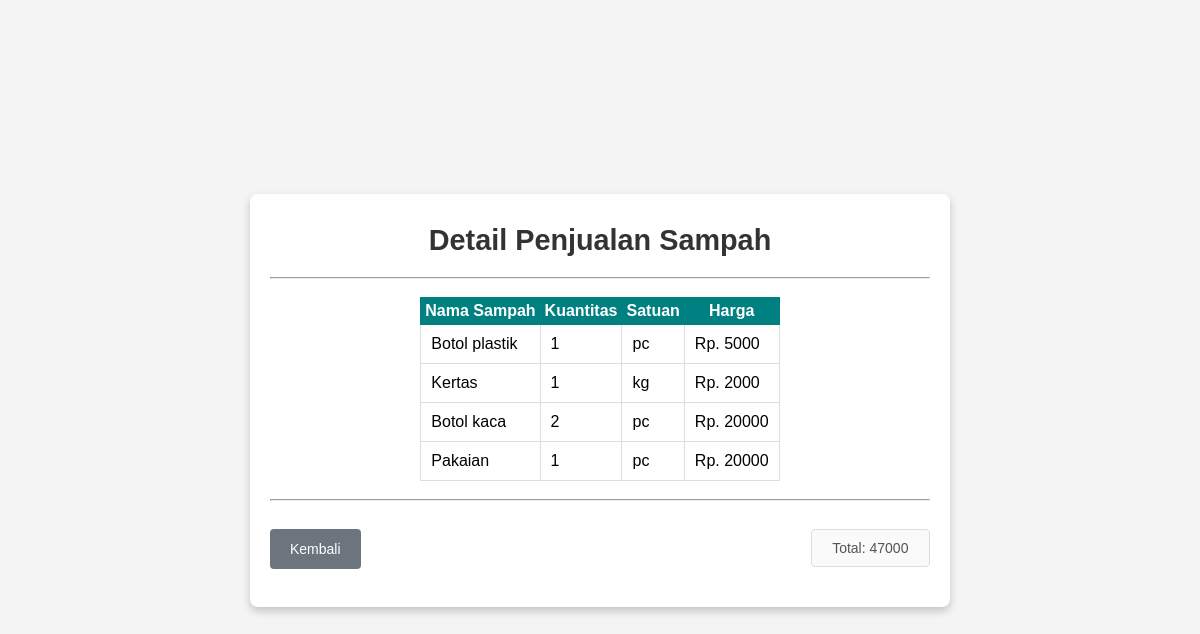
Screenshot of /penjualan_sampah_detail?id=1 (signed in) with the database file from the repository.
### tables this page shows
CREATE TABLE SetoranPusat_detail (id INTEGER PRIMARY KEY AUTOINCREMENT NOT NULL, id_setoran_pusat INTEGER REFERENCES SetoranPusat (id), id_sampah INTEGER REFERENCES Sampah (id), kuantitas INTEGER, harga INTEGER);

CREATE TABLE Sampah (id INTEGER PRIMARY KEY NOT NULL, nama TEXT, unit TEXT, harga INTEGER);

### main.py (the view)
@app.route('/penjualan_sampah_detail', methods=['GET'])
def penjualan_sampah_detail():
    id_transaksi = request.args.get('id')
    print("id tpa adalah " + id_transaksi)
    conn = get_db_connection()
    cursor = conn.cursor()
    cursor.execute("SELECT * FROM JualDetailView WHERE id_transaksi=?", (id_transaksi,))
    sampah_data = cursor.fetchall()
    total = 0
    for item in sampah_data:
        total = total + item['harga']
    return render_template('admin/jual-detail.html', detail=sampah_data, total=total)

### main.py (called while the page is built)
def get_db_connection():
    conn = sqlite3.connect('database/database.db')
    conn.row_factory = sqlite3.Row
    return conn

@app.before_request
def require_login():
    allowed_routes = ['login', 'register', 'static']
    if 'nama' not in session and request.endpoint not in allowed_routes:
        return redirect(url_for('login'))

### templates/admin/jual-detail.html (shortened to what this page needs)
<!DOCTYPE html>
<html lang="en">
<head>
    <link rel="stylesheet" href="{{ url_for('static', filename='css/admin/style-detail-jual.css') }}">
</head>
<body>
    <div class="container">
        <h1>Detail Penjualan Sampah</h1>
        <hr>
        <br>
        <table>
            <tr>
                <th>Nama Sampah</th>
                <th>Kuantitas</th>
                <th>Satuan</th>
                <th>Harga</th>
            </tr>
            {% for item in detail %}
            <tr>
                <td>{{item.nama}}</td>
                <td>{{item.kuantitas}}</td>
                <td>{{item.unit}}</td>
                <td>Rp. {{item.harga}}</td>
            </tr>
            {% endfor %}
        </table>
        <br>
        <hr>
        <br>
        <div id="bawah">
            <button type="button" onclick="location.href='data_penjualan_sampah'">Kembali</button>
            <input disabled id="total" value="Total: {{total}}">
        </div>
    </div>
</body>
</html>

### static/css/admin/style-detail-jual.css (style rules this page uses)
* { margin: 0; padding: 0; box-sizing: border-box; }
body { font-family: Arial, sans-serif; display: flex; justify-content: center; align-items: center; height: 100vh; background: #f4f4f4; }
.container { background: white; padding: 30px 20px; border-radius: 8px; box-shadow: 0 4px 8px rgba(0, 0, 0, 0.2); width: 700px; text-align: left; }
h1 { margin-bottom: 20px; font-size: 1.8em; color: #333; text-align: center; }
input { padding: 10px; margin-bottom: 10px; border: 1px solid #ddd; border-radius: 4px; width: 100%; font-size: 14px; }
button { padding: 10px 20px; margin-top: 10px; height: 40px; border: none; border-radius: 4px; cursor: pointer; font-size: 14px; }
button[type="button"] { background: #6c757d; color: white; }
table { border-collapse: collapse; background-color: white; display: flex; justify-content: center; align-items: center; }
td, tr { border: 1px solid #ddd; padding: 10px; }
th { padding: 4px; border: 1px solid teal; text-align: center; background: teal; color: white; }
#bawah { display: flex; gap: 450px; }
#total { display: flex; align-items: center; text-align: center; align-content: center; margin-top: 10px; }

### rows the page displays
SetoranPusat_detail: nama "Botol plastik", kuantitas "1", unit "pc", harga "5000"
SetoranPusat_detail: nama "Kertas", kuantitas "1", unit "kg", harga "2000"
SetoranPusat_detail: nama "Botol kaca", kuantitas "2", unit "pc", harga "20000"
SetoranPusat_detail: nama "Pakaian", kuantitas "1", unit "pc", harga "20000"
